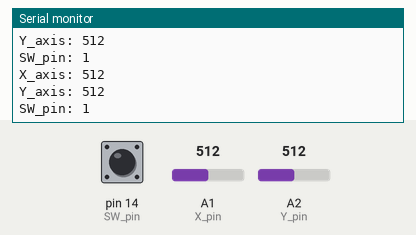
This sketch was run on a simulated Arduino Uno, built with avr-gcc and run on an emulated ATmega328P. On the bench: the last lines printed to the serial monitor. Inputs (shaded band) come from the test bench; at power-on: A1 (X_pin) = 512, A2 (Y_pin) = 512, pin 14 (SW_pin) HIGH.

Above: at 1.3 s.
1.4 s: A1 (X_pin) set to 716
At 1.82 s:
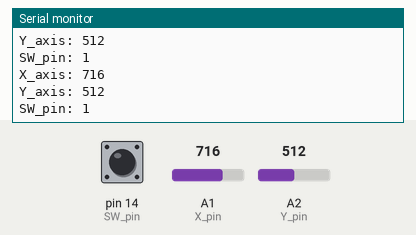
2.9 s: A2 (Y_pin) set to 716
At 3.32 s:
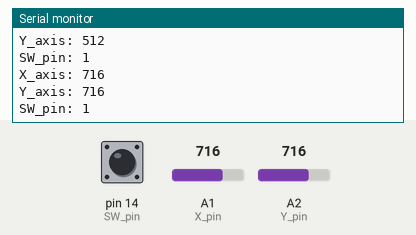
4.4 s: pin 14 (SW_pin) pulled LOW for 0.6 s
At 4.83 s:
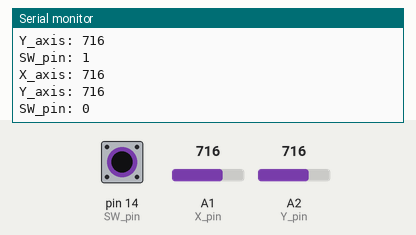
6.5 s: A1 (X_pin) set to 900
At 6.83 s:
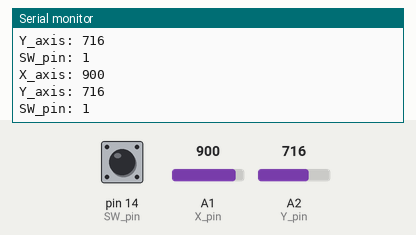
8.0 s: A2 (Y_pin) set to 900
At 8.33 s:
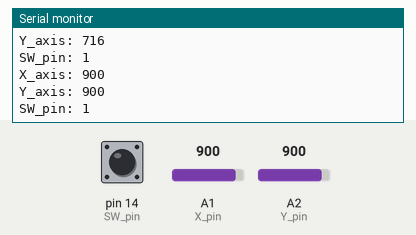
Timing chart, 0 to 10.5 s (numbered marks = the images above; inputs shaded):
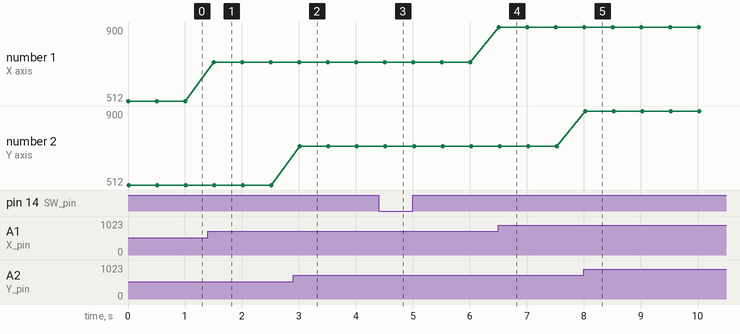

Measured:
- after the input at 1.4 s, the serial monitor: prints a new line after 0.10 s (image 1)
- after the input at 2.9 s, the serial monitor: prints a new line after 0.12 s (image 2)
- after the input at 4.4 s, the serial monitor: prints a new line after 0.13 s (image 3)
- after the input at 6.5 s, the serial monitor: prints a new line at once (image 4)
- after the input at 8.0 s, the serial monitor: prints a new line at once (image 5)
- plotted number 1: 512 → 716 after the input at 1.4 s, 716 → 900 after the input at 6.5 s

The sketch:

joy_stick.ino
```cpp
// SW_pin connect to digital pin, X & Y pin connected analog pin
// A0=14, A1=15 ...
const int SW_pin = 14;
const int X_pin = 15;
const int Y_pin = 16;

void setup() {
  pinMode(SW_pin, INPUT);
  digitalWrite(SW_pin, HIGH);
  Serial.begin(9600);
}

void loop() {
	int x = analogRead(X_pin);
	int y = analogRead(Y_pin);
	int SW = digitalRead(SW_pin);
	Serial.print("\nX_axis: ");
	Serial.print(x);
	Serial.print("\nY_axis: ");
	Serial.print(y);
	Serial.print("\nSW_pin: ");
	Serial.print(SW);
	delay(500);
}

// 아날로그 디지털 핀 사용하기
//http://studymake.blogspot.kr/2015/05/blog-post_58.html
```
